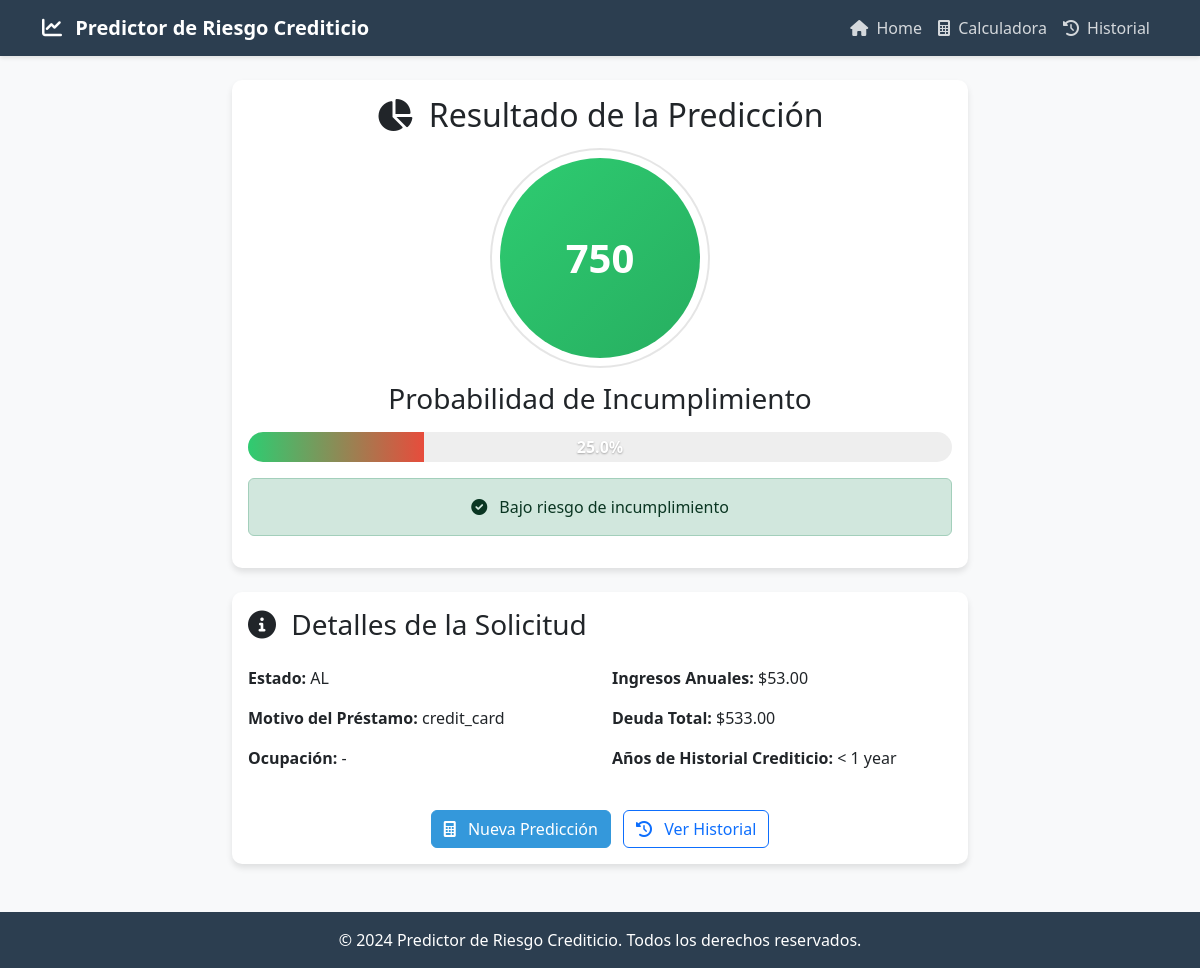
Screenshot of /predictor/resultado/4/ with the database file from the repository.
### predictor/models.py (models this page shows, shortened)
class Prediccion(models.Model):
    fecha_prediccion = models.DateTimeField(auto_now_add=True)
    estado = models.CharField(max_length=50)
    motivo_prestamo = models.CharField(max_length=100)
    ocupacion = models.CharField(max_length=100)
    probabilidad_incumplimiento = models.FloatField()
    score = models.IntegerField()
    ingresos_anuales = models.FloatField(null=True, blank=True)
    deuda_total = models.FloatField(null=True, blank=True)
    historial_credito = models.CharField(max_length=20, null=True, blank=True)
    class Meta:
        verbose_name = 'Predicción'
        verbose_name_plural = 'Predicciones'
        ordering = ['-fecha_prediccion']

### predictor/views.py (the view)
# urls.py: path('resultado/<int:prediccion_id>/', views.resultado, name='resultado'),
def resultado(request, prediccion_id):
    prediccion = Prediccion.objects.get(id=prediccion_id)
    return render(request, 'predictor/resultado.html', {'prediccion': prediccion})

### predictor/templates/predictor/resultado.html (shortened to what this page needs)
{% extends 'predictor/base.html' %}
{% block content %}
<div class="row justify-content-center">
    <div class="col-md-8">
        <div class="card mb-4">
            <div class="card-body text-center">
                <h2 class="card-title mb-4">
                    <i class="fas fa-chart-pie me-2"></i>
                    Resultado de la Predicción
                </h2>
                {% with score=prediccion.score %}
                <div class="score-circle {% if score >= 700 %}score-high{% elif score >= 500 %}score-medium{% else %}score-low{% endif %} mb-4">
                    {{ score }}
                </div>
                {% endwith %}
                <h3 class="mb-3">Probabilidad de Incumplimiento</h3>
                <div class="probability-bar mb-2">
                    <div class="probability-fill" style="width: {{ prediccion.probabilidad_incumplimiento|floatformat:1 }}%"></div>
                    <div class="probability-label">
                        {{ prediccion.probabilidad_incumplimiento|floatformat:1 }}%
                    </div>
                </div>
                <div class="alert {% if prediccion.probabilidad_incumplimiento < 30 %}alert-success{% elif prediccion.probabilidad_incumplimiento < 60 %}alert-warning{% else %}alert-danger{% endif %} mt-3">
                    {% if prediccion.probabilidad_incumplimiento < 30 %}
                        <i class="fas fa-check-circle me-2"></i>
                        Bajo riesgo de incumplimiento
                    {% elif prediccion.probabilidad_incumplimiento < 60 %}
                        <i class="fas fa-exclamation-circle me-2"></i>
                        Riesgo moderado de incumplimiento
                    {% else %}
                        <i class="fas fa-times-circle me-2"></i>
                        Alto riesgo de incumplimiento
                    {% endif %}
                </div>
            </div>
        </div>
        <div class="card">
            <div class="card-body">
                <h3 class="card-title mb-4">
                    <i class="fas fa-info-circle me-2"></i>
                    Detalles de la Solicitud
                </h3>
                <div class="row">
                    <div class="col-md-6">
                        <p><strong>Estado:</strong> {{ prediccion.estado }}</p>
                        <p><strong>Motivo del Préstamo:</strong> {{ prediccion.motivo_prestamo }}</p>
                        <p><strong>Ocupación:</strong> {{ prediccion.ocupacion }}</p>
                    </div>
                    <div class="col-md-6">
                        {% if prediccion.ingresos_anuales %}
                            <p><strong>Ingresos Anuales:</strong> ${{ prediccion.ingresos_anuales|floatformat:2 }}</p>
                        {% endif %}
                        {% if prediccion.deuda_total %}
                            <p><strong>Deuda Total:</strong> ${{ prediccion.deuda_total|floatformat:2 }}</p>
                        {% endif %}
                        {% if prediccion.historial_credito %}
                            <p><strong>Años de Historial Crediticio:</strong> {{ prediccion.historial_credito }}</p>
                        {% endif %}
                    </div>
                </div>
                <div class="text-center mt-4">
                    <a href="{% url 'predictor:home' %}" class="btn btn-primary me-2">
                        <i class="fas fa-calculator me-2"></i>
                        Nueva Predicción
                    </a>
                    <a href="{% url 'predictor:historial' %}" class="btn btn-outline-primary">
                        <i class="fas fa-history me-2"></i>
                        Ver Historial
                    </a>
                </div>
            </div>
        </div>
    </div>
</div>
{% endblock %}

### predictor/templates/predictor/base.html (style rules this page uses)
:root { --primary-color: #2c3e50; --secondary-color: #3498db; --accent-color: #e74c3c; }
body { font-family: 'Segoe UI', Tahoma, Geneva, Verdana, sans-serif; background-color: #f8f9fa; }
.card { border: none; border-radius: 10px; box-shadow: 0 4px 6px rgba(0,0,0,0.1); transition: transform 0.2s; }
.btn-primary { background-color: var(--secondary-color); border-color: var(--secondary-color); }

### predictor/templates/predictor/resultado.html (style rules this page uses)
.score-circle { width: 200px; height: 200px; border-radius: 50%; display: flex; align-items: center; justify-content: center; margin: 0 auto; font-size: 2.5rem; font-weight: bold; color: white; position: relative; }
.score-circle::before { content: ''; position: absolute; top: -10px; left: -10px; right: -10px; bottom: -10px; border-radius: 50%; border: 2px solid rgba(0,0,0,0.1); }
.score-high { background: linear-gradient(135deg, #2ecc71, #27ae60); }
.probability-bar { height: 30px; border-radius: 15px; background: #eee; overflow: hidden; position: relative; }
.probability-fill { height: 100%; background: linear-gradient(90deg, #2ecc71, #e74c3c); transition: width 1s ease-in-out; }
.probability-label { position: absolute; top: 50%; left: 50%; transform: translate(-50%, -50%); color: white; font-weight: bold; text-shadow: 0 1px 2px rgba(0,0,0,0.3); }

### rows the page displays
Prediccion: probabilidad_incumplimiento "25.0", estado "AL", motivo_prestamo "credit_card", ocupacion "-", ingresos_anuales "53.00", deuda_total "533.00", historial_credito "< 1 year"

### other values shown
{{ score }} "750"
